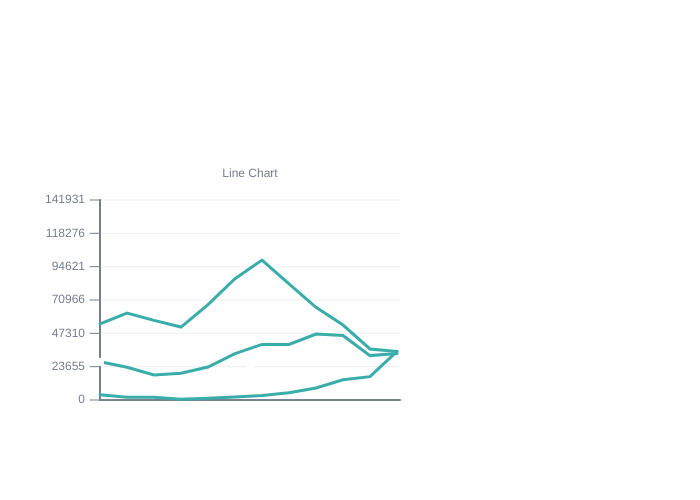
Frame 1 (no input)
Frame 60 (no input): identical to frame 1, image omitted
Frame 120 (the mouse pressed at the canvas centre since frame 60): identical to frame 1, image omitted

The p5.js sketch that drew this single still picture (run headless with seeded random() and noise() and a simulated clock; from frame 60 on, the mouse is pressed at the canvas centre):

// p5.js sketch
// ── sketch.js

// let finaldata = [
//     { name:"2012", total:55000, values:{category:2012, value:[13000, 19000, 24000]} },
//     { name:"2013", total:88000, values:{category:2013, value:[8000, 20000, 60000]} },
//     { name:"2014", total:89000, values:{category:2014, value:[26000, 44000, 19000]} },
//     { name:"2015", total:79000, values:{category:2015, value:[32000, 7000, 40000]} },
//     { name:"2016", total:96000, values:{category:2016, value:[6000, 55000, 35000]} },
//     { name:"2017", total:68000, values:{category:2017, value:[40000, 20000, 8000]} },
//     { name:"2018", total:47000, values:{category:2018, value:[7000, 15000, 25000]} }
// ];

let dataLineTemp = [
    {name:"2010", total:84897, values:[27124, 53988, 3785]},
    {name:"2011", total:86932, values:[23246, 61730, 1956]},
    {name:"2012", total:76256, values:[17788, 56520, 1948]},
    {name:"2013", total:71348, values:[18964, 51772, 612]},
    {name:"2014", total:92361, values:[23417, 67740, 1204]},
    {name:"2015", total:121110, values:[32963, 86103, 2044]},
    {name:"2016", total:141931, values:[39472, 99306, 3153]},
    {name:"2017", total:127047, values:[39391, 82492, 5162]},
    {name:"2018", total:121157, values:[46776, 65814, 8567]},
    {name:"2019", total:113305, values:[45761, 53201, 14343]},
    {name:"2020", total:84309, values:[31507, 36208, 16594]},
    {name:"2021", total:101853, values:[32950, 34396, 34507]}
];

let chart01;

function setup() {
    createCanvas(700,500);
    chart01 = new LineChart(dataLineTemp);
    chart01.chartWidth = 300;
    chart01.chartHeigt = 500;
    chart01.posX = 100;
    chart01.posY = 400;
}


function draw() {
    background(255);
    chart01.updateValues();
    chart01.render();
}   

// ── LineChart.js
class LineChart{
    constructor(_data){
        this.data = _data;

        //set
        this.chartHeight = 200; //chart height
        this.chartWidth = 200; //chart width
        this.posX = 100; //position x value
        this.posY = 400; //position y value
        this.spacing = 10; //space between each bars
        this.margin = 20; //space bars between chart
        this.numTicks = 6; //number of ticks and numbers(text)
        this.numPlaces = 0; //number of decimal numbers of ticks
        this.title = "Line Chart";
        this.fontSize = 12;
        
        this.tickIncrements;
        this.maxValue;
        this.tickSpacing;
        this.barHeight;
        this.availableHeight;


        this.showValues = true; //show values above each bar chart
        this.rotateLabels = true; //rotate values
        this.showLabels = true; //show name of each bar chart

        this.colors = [color('#6a89cc'), color('#82ccdd'), color('#b8e994'), color('#38ada9')];

        this.updateValues();
        this.calculateMaxValue();
    }

    updateValues(){
        this.tickSpacing = this.chartHeight / this.numTicks; //space between ticks on  the left 
        this.availableWidth = this.chartWidth - (this.margin * 2) - (this.spacing * (this.data.length - 1)); //available space for bars
        this.barWidth = this.availableWidth / this.data.length; //bar width
    }

    calculateMaxValue(){
        let listValues = this.data.map(function(x) {return x.total});
        this.maxValue = max(listValues);
        this.tickIncrements = (this.maxValue / this.numTicks);
    }
    


    render(){
    push()
    translate(this.posX, this.posY);
    this.drawAxis();
    this.drawTicks();
    this.drawHorizontalTicks();
    this.drawRects();
    this.drawTitle();
    pop()
    }


    scaledData(num){ //this function accepts a parameter(number) and scales it using max and chartHeight
        return map(num, 0, this.maxValue, 0, this.chartHeight);
    }
    
    drawAxis(){
        stroke('#747d8c');
        strokeWeight(2);
        line(0, 0, 0, -this.chartHeight); //y
        line(0, 0, this.chartWidth, 0); //x
    }
    
    drawTicks(){
        for(let i=0; i<=this.numTicks; i++){
            //ticks
            stroke('#747d8c');
            strokeWeight(1);
            line(0, this.tickSpacing * -i, -10, this.tickSpacing * -i);
    
            //numbers (text)
            fill('#747d8c');
            noStroke();
            textSize(this.fontSize);
            textAlign(RIGHT, CENTER);
            text((i * this.tickIncrements).toFixed(this.numPlaces), -15, this.tickSpacing * -i);
        }
    }
    
    drawHorizontalTicks(){
            for(let i=0; i<=this.numTicks; i++){
                //horizontal lines
                stroke('#a4b0be');
                strokeWeight(0.2);
                line(0, this.tickSpacing * -i, this.chartWidth, this.tickSpacing * -i);
            }
    }
    
    drawRects(){
        beginShape();
        for(let i=0; i<this.data.length; i++){
            
                let colorNumber = i % 4;
                noFill();
                stroke(this.colors[colorNumber]);
                strokeWeight(3);
                vertex(i * 27, -this.scaledData(this.data[i].values[0]));
        }
        endShape();

        beginShape();
        for(let i=0; i<this.data.length; i++){
            
                let colorNumber = i % 4;
                noFill();
                stroke(this.colors[colorNumber]);
                strokeWeight(3);
                vertex(i * 27, -this.scaledData(this.data[i].values[1]));
        }
        endShape();

        beginShape();
        for(let i=0; i<this.data.length; i++){
            
                let colorNumber = i % 4;
                noFill();
                stroke(this.colors[colorNumber]);
                strokeWeight(3);
                vertex(i * 27, -this.scaledData(this.data[i].values[2]));
        }
        endShape();

            for(let i=0; i<this.data.length; i++){
                fill(255);
                stroke(255);
                strokeWeight(1);
                ellipse(i * 150, this.scaledData(-this.data[i].values[0]), 7, 7);
            }
            for(let i=0; i<this.data.length; i++){
                fill(255);
                stroke(255);
                strokeWeight(1);
                ellipse(i * 150, this.scaledData(-this.data[i].values[0]), 7, 7);
            }
            for(let i=0; i<this.data.length; i++){
                fill(255);
                stroke(255);
                strokeWeight(1);
                ellipse(i * 150, this.scaledData(-this.data[i].values[0]), 7, 7);
            }


        // for(let i=0; i<this.data.length; i++){
        //     beginShape();
        //     for(let j=0; j<this.data[i].values.length; j++){
        //         let colorNumber = i % 4;
        //         noFill();
        //         stroke(this.colors[colorNumber]);
        //         strokeWeight(3);
        //         vertex(j * 150, -this.scaledData(this.data[i].values[j]));
        //     }
        //     endShape();
        // }

        // for(let i=4; i<this.data.length; i++){
        //     for(let j=0; j<this.data[i].values.length; j++){
        //         let colorNumber = i % 4;
        //         fill(this.colors[colorNumber]);
        //         stroke(255);
        //         strokeWeight(1);
        //         ellipse(j * 150, this.scaledData(-this.data[i].values[j]), 7, 7);
        //     }
        // }
    }

    drawTitle(){
        fill('#747d8c');
        textSize(this.fontSize);
        textAlign(CENTER, BOTTOM);
        text(this.title, this.chartWidth / 2, -this.chartHeight - 20);
    }




}
